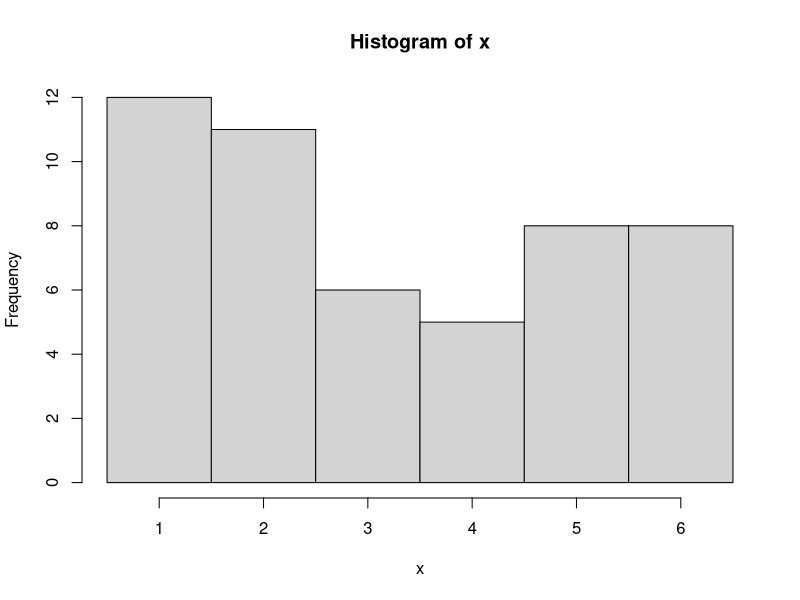
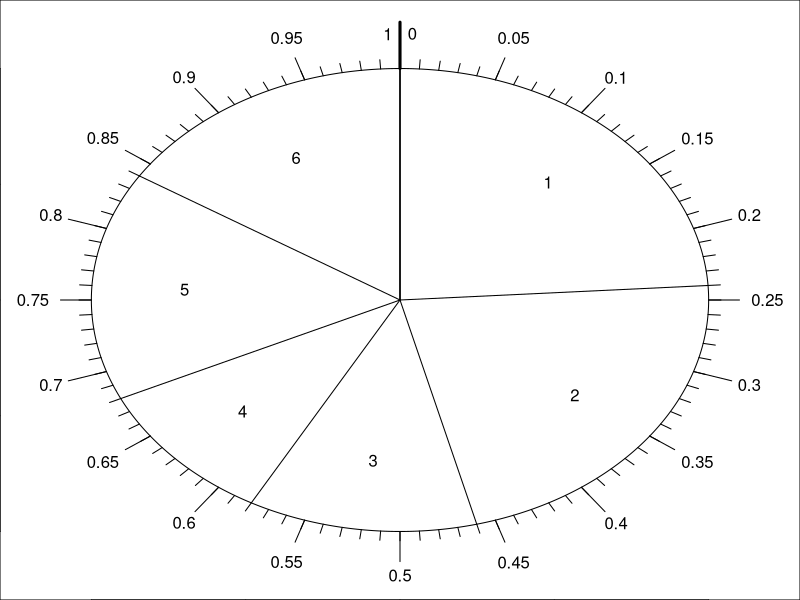

Reproduce these figures in R, in order.
## ---- chunk 1
while(T)
  {n = 50 #sample(c(20,50,100),1)
    i = 1:n
    type = 1 #sample(1:2,1)
    ns = c(6,8)[type]
    val = 1:6
    fre = c(24,22,12,10,16,16)/2
    x = rep(val,fre) #sample(1:ns,n,T)
    brks = 1:(ns+1)-0.5
    myhist = hist(x,breaks=brks)
    counts = myhist$counts
    if(sum(counts>0)==length(counts)){
      break
    }
}
ps = counts/n
strdie = c("six","eight")[type]

b1 = 4.5 #sample(brks[3:(length(brks)-1)],1)
n1 = sum(x<b1)
b2 = 2.5 #sample(brks[2:(length(brks)-2)],1)
n2 = sum(x>b2)
b3 = c(3.5,4.5) #sort(sample(brks[2:(length(brks)-1)],2))
c3 = mean(b3)
r3 = (b3[2]-b3[1])/2
n3 = sum(abs(x-c3)<r3)
b4 = c(3.5,4.5) #sort(sample(brks[2:(length(brks)-1)],2))
c4 = mean(b4)
r4 = (b4[2]-b4[1])/2
n4 = sum(abs(x-c4)>r4)

b5 = 3.5 #sample(brks[3:(length(brks)-1)],1)
n5 = sum(x<b5)
b6 = 4.5 #sample(brks[2:(length(brks)-2)],1)
n6 = sum(x>b6)
b7 = c(1.5,4.5) #sort(sample(brks[2:(length(brks)-1)],2))
c7 = mean(b7)
r7 = (b7[2]-b7[1])/2
if(r7==round(r7)){
  wrd7 = "integer"
} else {
  wrd7 = "half-integer"
}
n7 = sum(abs(x-c7)<r7)
b8 = c(1.5,4.5) #sort(sample(brks[2:(length(brks)-1)],2))
c8 = mean(b8)
r8 = (b8[2]-b8[1])/2
if(r8==round(r8)){
  wrd8 = "integer"
} else {
  wrd8 = "half-integer"
}
n8 = sum(abs(x-c8)>r8)
## ---- chunk 2
size = 1.2
ps = counts/n
cp = cumsum(c(0,ps,1))
mids = (cp[2:(ns+1)]+cp[1:ns])/2
par(mar=c(0,0,0,0))
plot(0,0,type="n",xlim=c(-size,size),ylim=c(-size,size))
th = seq(0,2*pi,length.out=1000)
lines(sin(th),cos(th))
for(a in cp){
  lines(c(0,sin(a*2*pi)),c(0,cos(a*2*pi)))
}
for(a in seq(0.1,0.9,0.1)){
  lines(c(sin(a*2*pi),1.13*sin(a*2*pi)),c(cos(a*2*pi),1.13*cos(a*2*pi)))
  text(1.19*sin(a*2*pi),1.19*cos(a*2*pi),a)
}
for(a in seq(0.05,0.95,0.1)){
  lines(c(sin(a*2*pi),1.10*sin(a*2*pi)),c(cos(a*2*pi),1.10*cos(a*2*pi)))
  text(1.19*sin(a*2*pi),1.19*cos(a*2*pi),a)
}
for(a in seq(0.01,0.99,0.01)){
  lines(c(sin(a*2*pi),1.04*sin(a*2*pi)),c(cos(a*2*pi),1.04*cos(a*2*pi)))
}
for(i in 1:ns){
  a = mids[i]
  text(0.7*sin(a*2*pi),0.7*cos(a*2*pi),(1:n)[i])
}
lines(c(0,0),c(1,size),lwd=3)
text(0.04,1.15,0)
text(-0.04,1.15,1)
